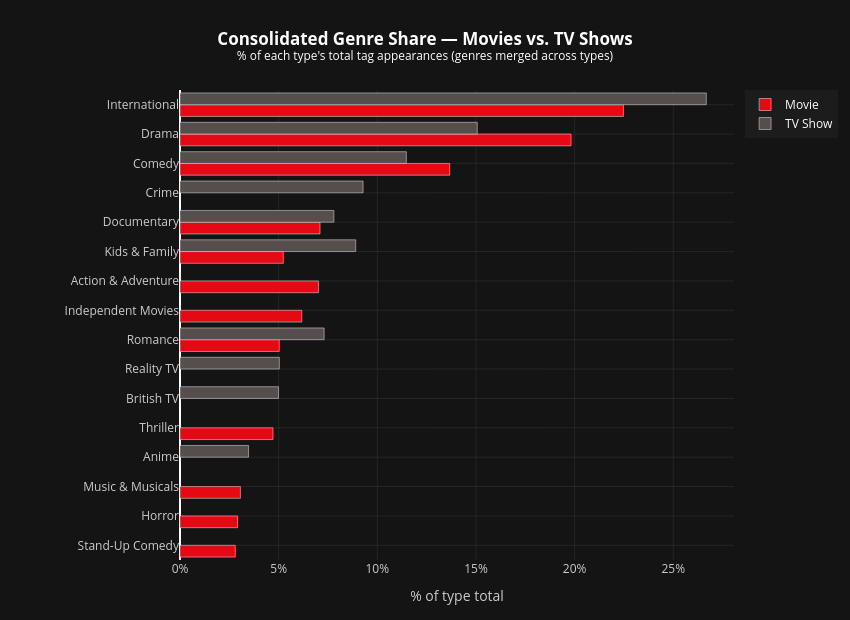

Notebook source saved alongside this figure:
### Markdown cell above
Only 138 titles (1.6%) have a `date_added` value before 2016. The other 98.4% are from 2016 onward. Netflix existed well before that, and had a large catalog by then.

This dataset is a scrape of the catalog at a single point in time, not a historical archive. Any title added years earlier but later removed from the platform simply wouldn't show up. Titles back-filled without their original add date would reflect whatever the scraper captured instead. Netflix's own [2008 Annual Report (10-K)](https://s22.q4cdn.com/959853165/files/doc_financials/annual_reports/Final_AR_10K.pdf) puts the streaming library at 12,000 titles by the end of that year, which makes the 138 pre-2016 entries look like just whatever happened to survive to scrape time with an intact date attached.

So we treat 2016 as where the data starts being reliable. The pre-2016 bars are still visible in Figure 1 for context, but the analysis doesn't lean on them.

### Code cell
# Explode multi-label listed_in column (comma-separated genres)
genres_exploded = (
    consolidated_df[['type', 'listed_in']]
    .dropna(subset=['listed_in'])
    .assign(genre=lambda d: d['listed_in'].str.split(', '))
    .explode('genre')
    .assign(genre=lambda d: d['genre'].str.strip())
)

# Map source genre labels to consolidated cross-type labels
genre_mapping = {
    'International Movies':      'International',
    'International TV Shows':    'International',
    'Dramas':                    'Drama',
    'TV Dramas':                 'Drama',
    'Comedies':                  'Comedy',
    'TV Comedies':               'Comedy',
    'Action & Adventure':        'Action & Adventure',
    'Documentaries':             'Documentary',
    'Docuseries':                'Documentary',
    'Children & Family Movies':  'Kids & Family',
    "Kids' TV":                  'Kids & Family',
    'Romantic Movies':           'Romance',
    'Romantic TV Shows':         'Romance',
    'Thrillers':                 'Thriller',
    'Crime TV Shows':            'Crime',
    'Horror Movies':             'Horror',
    'Stand-Up Comedy':           'Stand-Up Comedy',
    'Music & Musicals':          'Music & Musicals',
    'Reality TV':                'Reality TV',
    'Independent Movies':        'Independent Movies',
    'Anime Series':              'Anime',
    'British TV Shows':          'British TV',
}

genres_mapped = genres_exploded.copy()
genres_mapped['genre_consolidated'] = genres_mapped['genre'].map(genre_mapping)
genres_mapped = genres_mapped.dropna(subset=['genre_consolidated'])

# Compute % of each type's total for fair comparison
totals = genres_mapped.groupby('type').size()

genre_pct = (
    genres_mapped.groupby(['genre_consolidated', 'type'])
    .size()
    .reset_index(name='count')
    .assign(pct=lambda d: d.apply(lambda r: r['count'] / totals[r['type']] * 100, axis=1))
)

# Order by average pct across types
order = (
    genre_pct.groupby('genre_consolidated')['pct']
    .mean()
    .sort_values(ascending=True)
    .index.tolist()
)

fig_genre2 = go.Figure()
for content_type, color in [('Movie', '#E50914'), ('TV Show', '#564d4d')]:
    sub = genre_pct[genre_pct['type'] == content_type].set_index('genre_consolidated')
    fig_genre2.add_trace(go.Bar(
        name=content_type,
        y=order,
        x=[sub.loc[g, 'pct'] if g in sub.index else 0 for g in order],
        orientation='h',
        marker_color=color,
        hovertemplate=f'<b>{content_type}</b>: %{{x:.1f}}%<extra></extra>',
    ))

fig_genre2.update_layout(
    barmode='group',
    title=dict(
        text='<b>Consolidated Genre Share — Movies vs. TV Shows</b><br>'
             '<sup>% of each type\'s total tag appearances (genres merged across types)</sup>',
        x=0.5, xanchor='center', font=dict(color='white'),
    ),
    xaxis=dict(title=dict(text='% of type total', font=dict(color='#cccccc')),
               tickfont=dict(color='#cccccc'), gridcolor='rgba(255,255,255,0.07)',
               ticksuffix='%'),
    yaxis=dict(tickfont=dict(color='#cccccc'), gridcolor='rgba(255,255,255,0.07)'),
    plot_bgcolor='#141414', paper_bgcolor='#141414',
    legend=dict(font=dict(color='white'), bgcolor='rgba(30,30,30,0.8)'),
    margin=dict(t=90, b=60, l=180, r=40),
    width=850, height=620,
)
fig_genre2.write_image('./figures/genre_consolidated.png', scale=2)
fig_genre2.show()

### Figure 1 — Plotly figure (JSON) as saved in the notebook; plotly's stock layout.template omitted (floating-point values rounded to 4 significant figures)
{"data": [{"hovertemplate": "<b>Movie</b>: %{x:.1f}%<extra></extra>", "marker": {"color": "#E50914"}, "name": "Movie", "orientation": "h", "type": "bar", "x": [2.801, 2.915, 3.062, 0, 4.712, 0, 0, 5.03, 6.173, 7.015, 5.234, 7.096, 0, 13.67, 19.82, 22.47], "y": ["Stand-Up Comedy", "Horror", "Music & Musicals", "Anime", "Thriller", "British TV", "Reality TV", "Romance", "Independent Movies", "Action & Adventure", "Kids & Family", "Documentary", "Crime", "Comedy", "Drama", "International"]}, {"hovertemplate": "<b>TV Show</b>: %{x:.1f}%<extra></extra>", "marker": {"color": "#564d4d"}, "name": "TV Show", "orientation": "h", "type": "bar", "x": [0, 0, 0, 3.475, 0, 4.995, 5.035, 7.305, 0, 0, 8.904, 7.799, 9.279, 11.47, 15.06, 26.67], "y": ["Stand-Up Comedy", "Horror", "Music & Musicals", "Anime", "Thriller", "British TV", "Reality TV", "Romance", "Independent Movies", "Action & Adventure", "Kids & Family", "Documentary", "Crime", "Comedy", "Drama", "International"]}], "layout": {"barmode": "group", "height": 620, "legend": {"bgcolor": "rgba(30,30,30,0.8)", "font": {"color": "white"}}, "margin": {"b": 60, "l": 180, "r": 40, "t": 90}, "paper_bgcolor": "#141414", "plot_bgcolor": "#141414", "title": {"font": {"color": "white"}, "text": "<b>Consolidated Genre Share — Movies vs. TV Shows</b><br><sup>% of each type's total tag appearances (genres merged across types)</sup>", "x": 0.5, "xanchor": "center"}, "width": 850, "xaxis": {"gridcolor": "rgba(255,255,255,0.07)", "tickfont": {"color": "#cccccc"}, "ticksuffix": "%", "title": {"font": {"color": "#cccccc"}, "text": "% of type total"}}, "yaxis": {"gridcolor": "rgba(255,255,255,0.07)", "tickfont": {"color": "#cccccc"}}}}
